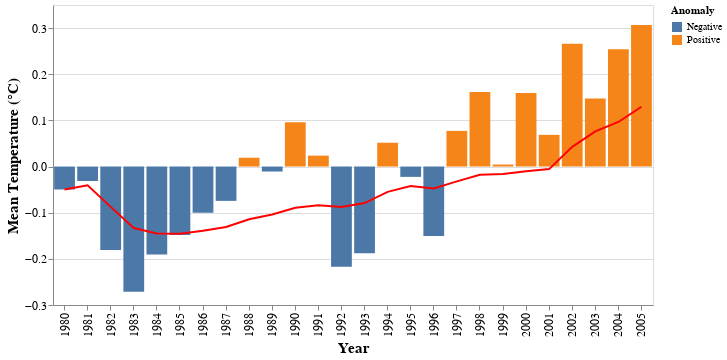

The notebook cell this image was saved under:
### Code cell
#df.reset_index(inplace=True)
bar = alt.Chart(df_tmp).mark_bar().encode(
    x="year:O",
    y="tas:Q",
    color='Anomaly:N'
).properties(width=600).encode(x=alt.X('year:O', axis=alt.Axis(title='Year',titleFontSize=15, labelFontSize=12)),
                              y=alt.Y('tas:Q', axis=alt.Axis( title='Mean Temperature (°C)',titleFontSize=15, labelFontSize=12)))

line = alt.Chart(df_tmp).mark_line(color='red').transform_window(
    # The field to average
    rolling_mean='mean(tas)',
    # The number of values before and after the current value to include.
    frame=[-9, 0]
).encode(
    x='year:O',
    y='rolling_mean:Q'
)

(bar + line).properties(width=600)

### Figure 1 — Vega-Lite specification as saved in the notebook (floating-point values rounded to 4 significant figures)
{"config": {"view": {"continuousWidth": 400, "continuousHeight": 300}}, "layer": [{"mark": "bar", "encoding": {"color": {"field": "Anomaly", "type": "nominal"}, "x": {"axis": {"labelFontSize": 12, "title": "Year", "titleFontSize": 15}, "field": "year", "type": "ordinal"}, "y": {"axis": {"labelFontSize": 12, "title": "Mean Temperature (°C)", "titleFontSize": 15}, "field": "tas", "type": "quantitative"}}, "width": 600}, {"mark": {"type": "line", "color": "red"}, "encoding": {"x": {"field": "year", "type": "ordinal"}, "y": {"field": "rolling_mean", "type": "quantitative"}}, "transform": [{"window": [{"op": "mean", "field": "tas", "as": "rolling_mean"}], "frame": [-9, 0]}]}], "data": {"name": "data-7a6a2bfecc37fc60d0680cebb2464bae"}, "width": 600, "$schema": "https://vega.github.io/schema/vega-lite/v4.17.0.json", "datasets": {"data-7a6a2bfecc37fc60d0680cebb2464bae": [{"experiment": "historical", "year": 1980, "height": 2.0, "tas": -0.04975, "Anomaly": "Negative", "Rolling": null}, {"experiment": "historical", "year": 1981, "height": 2.0, "tas": -0.03139, "Anomaly": "Negative", "Rolling": null}, {"experiment": "historical", "year": 1982, "height": 2.0, "tas": -0.181, "Anomaly": "Negative", "Rolling": null}, {"experiment": "historical", "year": 1983, "height": 2.0, "tas": -0.2714, "Anomaly": "Negative", "Rolling": null}, {"experiment": "historical", "year": 1984, "height": 2.0, "tas": -0.1906, "Anomaly": "Negative", "Rolling": -0.1448}, {"experiment": "historical", "year": 1985, "height": 2.0, "tas": -0.1485, "Anomaly": "Negative", "Rolling": -0.1646}, {"experiment": "historical", "year": 1986, "height": 2.0, "tas": -0.09988, "Anomaly": "Negative", "Rolling": -0.1783}, {"experiment": "historical", "year": 1987, "height": 2.0, "tas": -0.07439, "Anomaly": "Negative", "Rolling": -0.157}, {"experiment": "historical", "year": 1988, "height": 2.0, "tas": 0.01909, "Anomaly": "Positive", "Rolling": -0.09887}, {"experiment": "historical", "year": 1989, "height": 2.0, "tas": -0.01083, "Anomaly": "Negative", "Rolling": -0.0629}, {"experiment": "historical", "year": 1990, "height": 2.0, "tas": 0.09611, "Anomaly": "Positive", "Rolling": -0.01398}, {"experiment": "historical", "year": 1991, "height": 2.0, "tas": 0.02364, "Anomaly": "Positive", "Rolling": 0.01072}, {"experiment": "historical", "year": 1992, "height": 2.0, "tas": -0.2174, "Anomaly": "Negative", "Rolling": -0.01788}, {"experiment": "historical", "year": 1993, "height": 2.0, "tas": -0.1879, "Anomaly": "Negative", "Rolling": -0.05927}, {"experiment": "historical", "year": 1994, "height": 2.0, "tas": 0.0516, "Anomaly": "Positive", "Rolling": -0.04679}, {"experiment": "historical", "year": 1995, "height": 2.0, "tas": -0.02241, "Anomaly": "Negative", "Rolling": -0.07049}, {"experiment": "historical", "year": 1996, "height": 2.0, "tas": -0.1506, "Anomaly": "Negative", "Rolling": -0.1053}, {"experiment": "historical", "year": 1997, "height": 2.0, "tas": 0.0773, "Anomaly": "Positive", "Rolling": -0.04641}, {"experiment": "historical", "year": 1998, "height": 2.0, "tas": 0.1616, "Anomaly": "Positive", "Rolling": 0.02348}, {"experiment": "historical", "year": 1999, "height": 2.0, "tas": 0.004347, "Anomaly": "Positive", "Rolling": 0.01403}, {"experiment": "historical", "year": 2000, "height": 2.0, "tas": 0.1592, "Anomaly": "Positive", "Rolling": 0.05036}, {"experiment": "historical", "year": 2001, "height": 2.0, "tas": 0.06869, "Anomaly": "Positive", "Rolling": 0.09422}, {"experiment": "historical", "year": 2002, "height": 2.0, "tas": 0.2659, "Anomaly": "Positive", "Rolling": 0.1319}, {"experiment": "historical", "year": 2003, "height": 2.0, "tas": 0.1477, "Anomaly": "Positive", "Rolling": 0.1292}, {"experiment": "historical", "year": 2004, "height": 2.0, "tas": 0.2541, "Anomaly": "Positive", "Rolling": 0.1791}, {"experiment": "historical", "year": 2005, "height": 2.0, "tas": 0.3068, "Anomaly": "Positive", "Rolling": 0.2086}]}}
